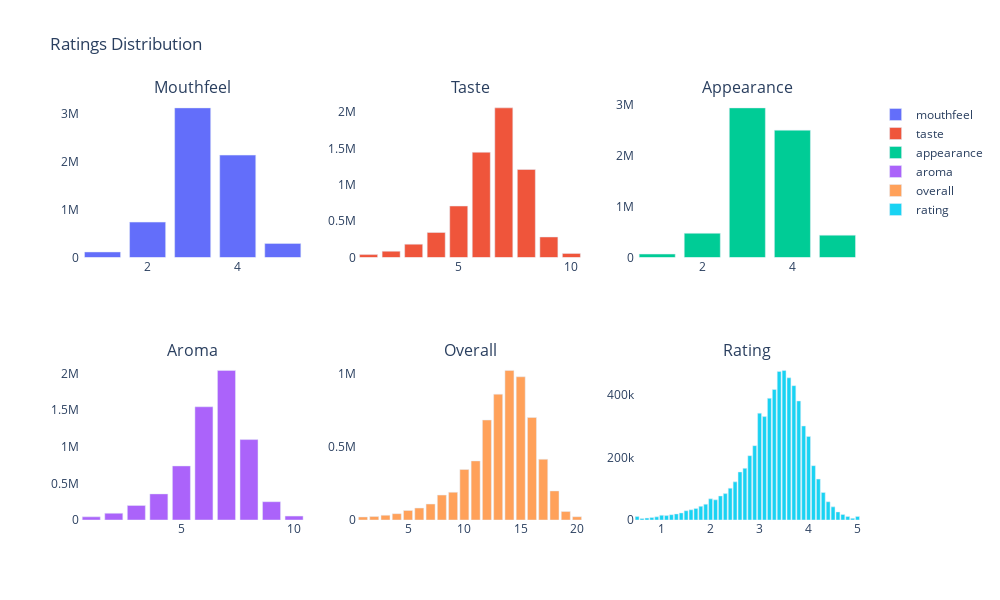

This figure's notebook cell:
### Code cell
# Display the ratings distribution
global_analysis.display_ratings_distribution()

### Figure 1 — Plotly figure (JSON) as saved in the notebook; plotly's stock layout.template omitted (floating-point values rounded to 4 significant figures)
{"data": [{"name": "mouthfeel", "type": "bar", "x": [1, 2, 3, 4, 5], "xaxis": "x", "y": [115535, 740475, 3131257, 2142766, 294351], "yaxis": "y"}, {"name": "taste", "type": "bar", "x": [1, 2, 3, 4, 5, 6, 7, 8, 9, 10], "xaxis": "x2", "y": [39913, 86739, 183735, 344658, 708675, 1449141, 2060325, 1211745, 282713, 56740], "yaxis": "y2"}, {"name": "appearance", "type": "bar", "x": [1, 2, 3, 4, 5], "xaxis": "x3", "y": [67467, 476021, 2940001, 2501728, 439167], "yaxis": "y3"}, {"name": "aroma", "type": "bar", "x": [1, 2, 3, 4, 5, 6, 7, 8, 9, 10], "xaxis": "x4", "y": [43246, 92102, 198632, 356868, 738839, 1547333, 2044715, 1099163, 250122, 53364], "yaxis": "y4"}, {"name": "overall", "type": "bar", "x": [1, 2, 3, 4, 5, 6, 7, 8, 9, 10, 11, 12, 13, 14, 15, 16, 17, 18, 19, 20], "xaxis": "x5", "y": [20656, 23609, 32402, 43326, 65066, 81612, 109060, 170269, 189558, 345299, 403866, 683294, 860013, 1022577, 978837, 700742, 415106, 198759, 57977, 22356], "yaxis": "y5"}, {"name": "rating", "type": "bar", "x": [0.5, 0.6, 0.7, 0.8, 0.9, 1, 1.1, 1.2, 1.3, 1.4, 1.5, 1.6, 1.7, 1.8, 1.9, 2, 2.1, 2.2, 2.3, 2.4, 2.5, 2.6, 2.7, 2.8, 2.9, 3, 3.1, 3.2, 3.3, 3.4, 3.5, 3.6, 3.7, 3.8, 3.9, 4, 4.1, 4.2, 4.3, 4.4, 4.5, 4.6, 4.7, 4.8, 4.9, 5], "xaxis": "x6", "y": [10963, 4755, 6148, 7851, 10031, 15084, 14089, 16937, 19402, 22676, 29536, 32600, 36997, 43761, 50531, 67499, 64335, 76815, 84280, 101646, 121820, 153526, 165021, 205533, 237569, 341292, 330375, 388782, 416881, 474650, 478004, 454300, 429196, 380228, 300384, 267012, 173588, 130673, 87862, 58295, 41979, 25813, 17714, 11265, 5253, 11433], "yaxis": "y6"}], "layout": {"annotations": [{"font": {"size": 16}, "showarrow": false, "text": "Mouthfeel", "x": 0.1444, "xanchor": "center", "xref": "paper", "y": 1, "yanchor": "bottom", "yref": "paper"}, {"font": {"size": 16}, "showarrow": false, "text": "Taste", "x": 0.5, "xanchor": "center", "xref": "paper", "y": 1, "yanchor": "bottom", "yref": "paper"}, {"font": {"size": 16}, "showarrow": false, "text": "Appearance", "x": 0.8556, "xanchor": "center", "xref": "paper", "y": 1, "yanchor": "bottom", "yref": "paper"}, {"font": {"size": 16}, "showarrow": false, "text": "Aroma", "x": 0.1444, "xanchor": "center", "xref": "paper", "y": 0.375, "yanchor": "bottom", "yref": "paper"}, {"font": {"size": 16}, "showarrow": false, "text": "Overall", "x": 0.5, "xanchor": "center", "xref": "paper", "y": 0.375, "yanchor": "bottom", "yref": "paper"}, {"font": {"size": 16}, "showarrow": false, "text": "Rating", "x": 0.8556, "xanchor": "center", "xref": "paper", "y": 0.375, "yanchor": "bottom", "yref": "paper"}], "height": 600, "paper_bgcolor": "rgb(255,255,255)", "plot_bgcolor": "rgb(255,255,255)", "title": {"text": "Ratings Distribution"}, "width": 1000, "xaxis": {"anchor": "y", "domain": [0, 0.2889]}, "xaxis2": {"anchor": "y2", "domain": [0.3556, 0.6444]}, "xaxis3": {"anchor": "y3", "domain": [0.7111, 1]}, "xaxis4": {"anchor": "y4", "domain": [0, 0.2889]}, "xaxis5": {"anchor": "y5", "domain": [0.3556, 0.6444]}, "xaxis6": {"anchor": "y6", "domain": [0.7111, 1]}, "yaxis": {"anchor": "x", "domain": [0.625, 1]}, "yaxis2": {"anchor": "x2", "domain": [0.625, 1]}, "yaxis3": {"anchor": "x3", "domain": [0.625, 1]}, "yaxis4": {"anchor": "x4", "domain": [0, 0.375]}, "yaxis5": {"anchor": "x5", "domain": [0, 0.375]}, "yaxis6": {"anchor": "x6", "domain": [0, 0.375]}}}
